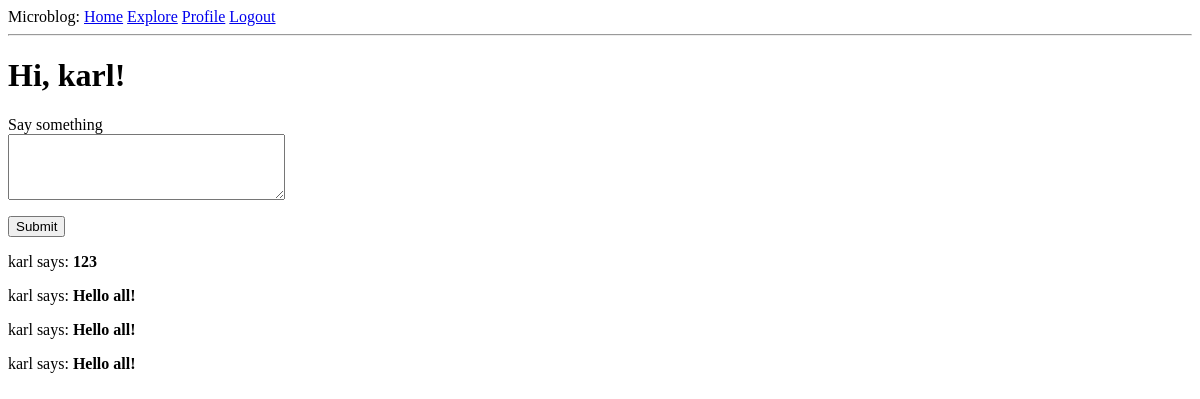
Page /index (signed in) on the earlier database version.
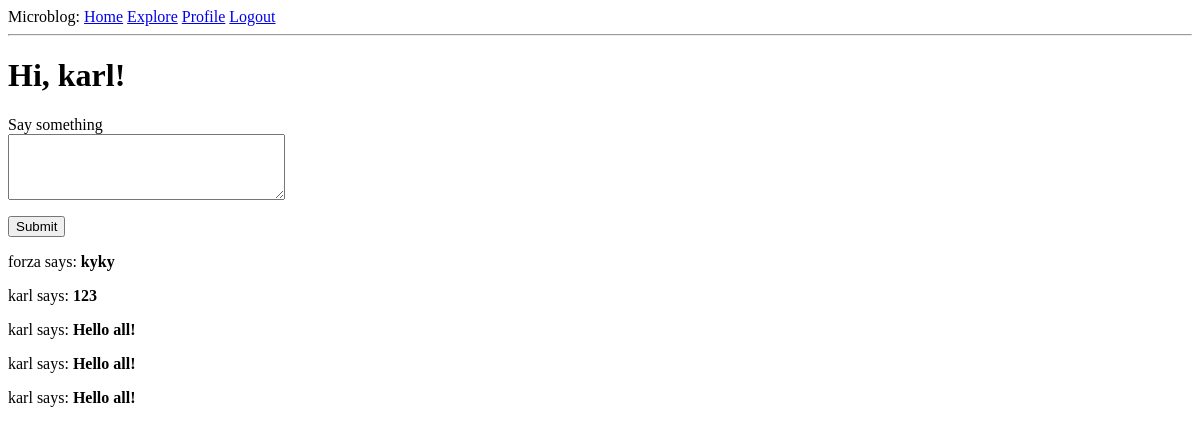
Same page on the later database version.
### app/models.py (models this page shows, shortened)
class Post(db.Model):
    id = db.Column(db.Integer, primary_key=True)
    body = db.Column(db.String(140))
    timestamp = db.Column(db.DateTime, index=True, default=datetime.utcnow)
    user_id = db.Column(db.Integer, db.ForeignKey('user.id'))

class User(UserMixin, db.Model):
    id = db.Column(db.Integer, primary_key=True)
    username = db.Column(db.String(64), index=True, unique=True)
    email = db.Column(db.String(120), index=True, unique=True)
    password_hash = db.Column(db.String(128))
    posts = db.relationship('Post', backref='author', lazy='dynamic')
    about_me =  db.Column(db.String(140))
    last_seen = db.Column(db.DateTime, default = datetime.utcnow)
    followed = db.relationship('User', secondary = followers,
                               primaryjoin = (followers.c.follower_id == id),
                               secondaryjoin = (followers.c.followed_id == id),
                               backref = db.backref('followers', lazy = 'dynamic'), lazy = 'dynamic')
    def followed_posts(self):
        followed = Post.query.join(
            followers, (followers.c.followed_id == Post.user_id)).filter(
            followers.c.follower_id == self.id)
        own = Post.query.filter_by(user_id=self.id)
        return followed.union(own).order_by(Post.timestamp.desc())

### app/routes.py (the view)
@app.route('/',methods = ['GET', 'POST'])
@app.route('/index', methods = ['GET', 'POST'])
@login_required
def index():
    form = PostForm()
    if form.validate_on_submit():
        post = Post(body = form.post.data, author = current_user)
        db.session.add(post)
        db.session.commit()
        flash('Your post is now live!')
        return redirect(url_for('index'))
    posts = current_user.followed_posts().all()
    return render_template('index.html', title='Home Page', form=form,  posts=posts)

### app/forms.py
class PostForm(FlaskForm):
    post = TextAreaField('Say something', validators=[
        DataRequired(), Length(min=1, max=140)])
    submit = SubmitField('Submit')

### app/models.py (called while the page is built)
@login.user_loader
def load_user(id):
    return User.query.get(int(id))

### app/routes.py (called while the page is built)
@app.before_request
def before_request():
    if  current_user.is_authenticated:
        current_user.last_seen = datetime.utcnow()
        db.session.commit()

### app/templates/index.html (shortened to what this page needs)
{% extends "base.html" %}
{% block content %}
    <h1>Hi, {{ current_user.username }}!</h1>
    {% if form %}
    <form action="" method="post">
        <p>
            {{ form.post.label }}<br>
            {{ form.post(cols=32, rows=4) }}<br>
        </p>
        <p>{{ form.submit() }}</p>
    </form>
    {% endif %}
{% for post in posts %}
    <div><p>{{ post.author.username }} says: <b>{{ post.body }}</b></p></div>
    {% endfor %}
{% endblock %}

Differences in the rows shown:
added Post: author.username "forza", body "kyky"
